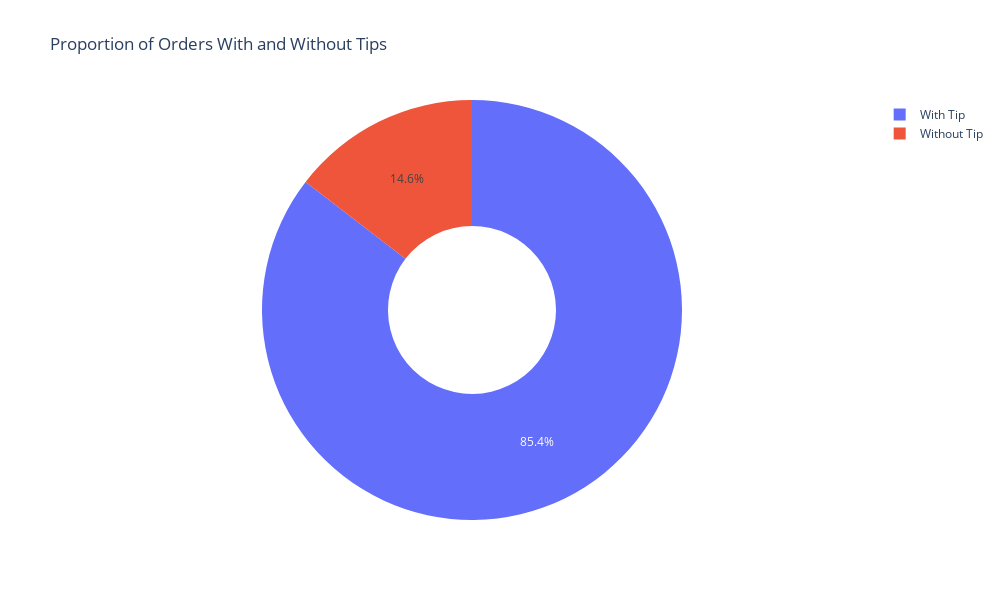

Notebook code cell kept with this figure:
### Markdown cell above
2. Customer Experience Enhancement

### Code cell
# Create a new column to categorize orders with and without tips
data['TIP_CATEGORY'] = data['TIP_AMOUNT_FLOAT'].apply(lambda x: 'With Tip' if x > 0 else 'Without Tip')

# Create a pie chart
fig = px.pie(data, names='TIP_CATEGORY', title='Proportion of Orders With and Without Tips', hole=0.4)
fig.update_layout(width=1000, height=600)
fig.show()

### Figure 1 — Plotly figure (JSON) as saved in the notebook; plotly's stock layout.template omitted (floating-point values rounded to 4 significant figures; data arrays with more than 128 entries replaced by an {"elided": "..."} marker saying what was removed)
{"data": [{"domain": {"x": [0, 1], "y": [0, 1]}, "hole": 0.4, "hovertemplate": "TIP_CATEGORY=%{label}<extra></extra>", "labels": {"elided": "20000 str values"}, "legendgroup": "", "name": "", "showlegend": true, "type": "pie"}], "layout": {"height": 600, "legend": {"tracegroupgap": 0}, "title": {"text": "Proportion of Orders With and Without Tips"}, "width": 1000}}
